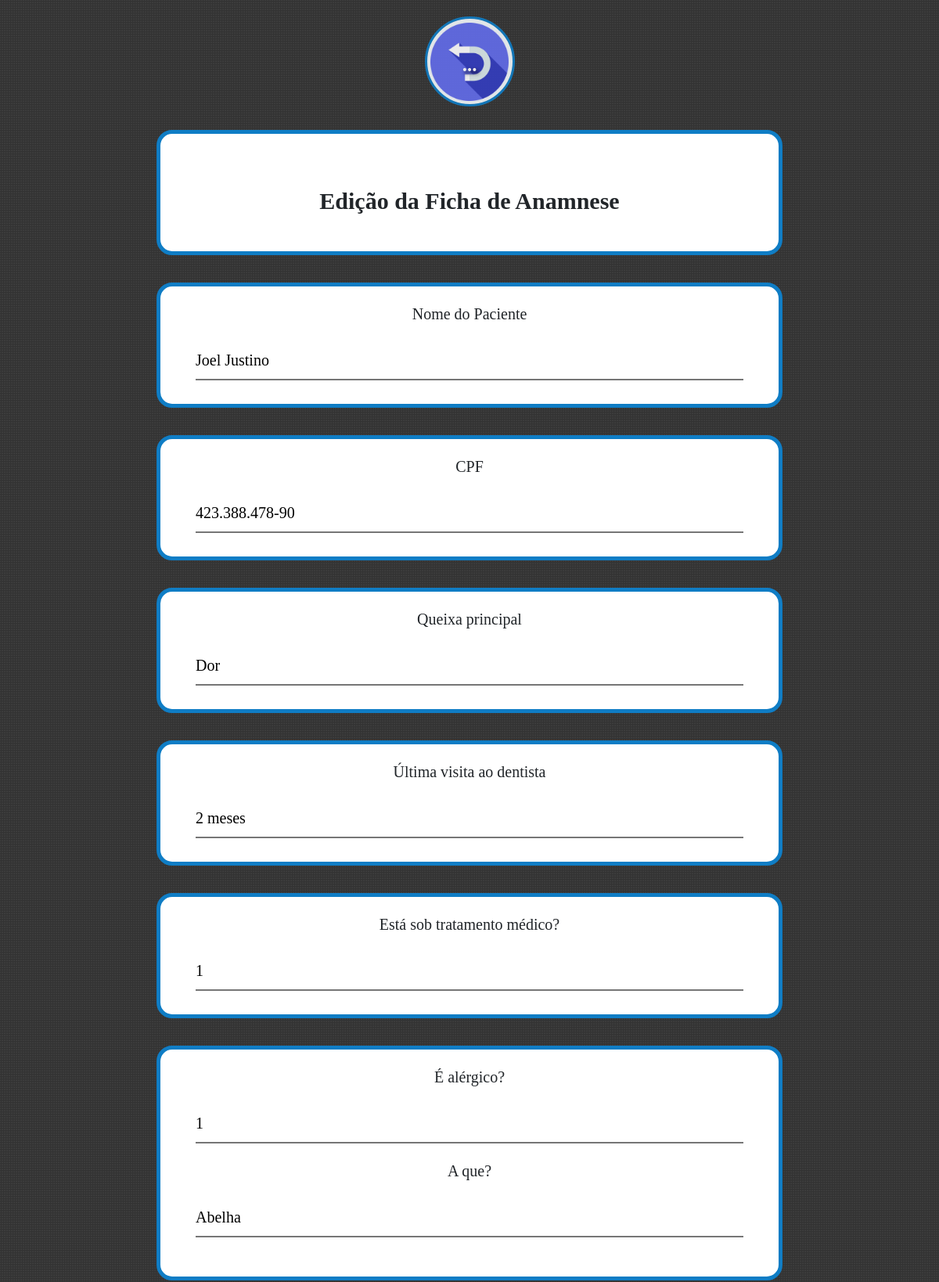
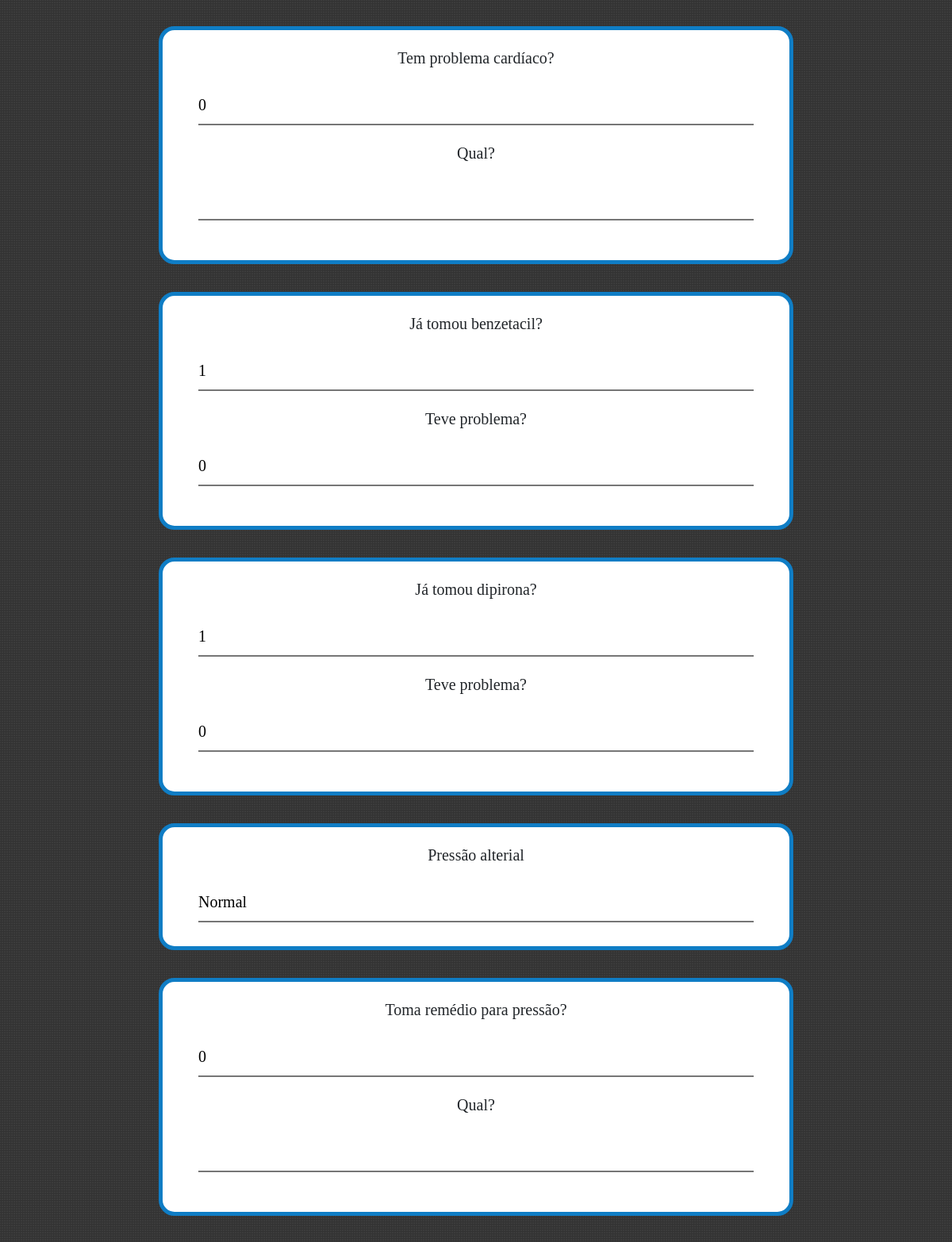
The page /php/editar_dados/editar_anamnese.php?CPF=423.388.478-90 (upper part) on the database its author committed (2 pictures, top to bottom).
### tables this page shows
CREATE TABLE `dados_paciente` (
  `id_pac` int(11) NOT NULL,
  `CPF` varchar(14) DEFAULT NULL,
  `nome` varchar(40) DEFAULT NULL,
  `celular` varchar(14) DEFAULT NULL,
  `idade` varchar(10) DEFAULT NULL,
  `estado_civil` varchar(30) DEFAULT NULL,
  `email` varchar(40) DEFAULT NULL,
  `work` varchar(40) DEFAULT NULL,
  `gender` varchar(10) DEFAULT NULL,
  `convenio` varchar(20) DEFAULT NULL,
  `CEP` varchar(20) DEFAULT NULL,
  `ad_number` varchar(10) DEFAULT NULL,
  `street` varchar(40) DEFAULT NULL,
  `district` varchar(40) DEFAULT NULL,
  `city` varchar(40) DEFAULT NULL,
  `state` varchar(10) DEFAULT NULL,
  `criado` varchar(30) DEFAULT NULL,
  `modificado` varchar(30) DEFAULT NULL
);

CREATE TABLE `dados_anamnese` (
  `id_anamnese` int(8) UNSIGNED NOT NULL,
  `CPF` varchar(30) DEFAULT NULL,
  `problem` varchar(50) DEFAULT NULL,
  `visit` varchar(30) DEFAULT NULL,
  `medical` varchar(30) DEFAULT NULL,
  `allergies` varchar(30) DEFAULT NULL,
  `allergies_desc` varchar(50) DEFAULT NULL,
  `heart` varchar(30) DEFAULT NULL,
  `heart_desc` varchar(50) DEFAULT NULL,
  `benz` varchar(30) DEFAULT NULL,
  `benz_problem` varchar(30) DEFAULT NULL,
  `dipirona` varchar(30) DEFAULT NULL,
  `dip_problem` varchar(30) DEFAULT NULL,
  `pressure` varchar(20) DEFAULT NULL,
  `press_med` varchar(30) DEFAULT NULL,
  `press_medicine` varchar(50) DEFAULT NULL,
  `renal` varchar(30) DEFAULT NULL,
  `renal_problem` varchar(50) DEFAULT NULL,
  `diabete` varchar(30) DEFAULT NULL,
  `hepatite` varchar(30) DEFAULT NULL,
  `anest` varchar(30) DEFAULT NULL,
  `anest_problem` varchar(30) DEFAULT NULL,
  `protese` varchar(30) DEFAULT NULL,
  `marcap` varchar(30) DEFAULT NULL,
  `transf` varchar(30) DEFAULT NULL,
  `droga` varchar(30) DEFAULT NULL,
  `fuma` varchar(30) DEFAULT NULL,
  `gravida` varchar(30) DEFAULT NULL,
  `escovacao` varchar(30) DEFAULT NULL,
  `fio_dental` varchar(30) DEFAULT NULL
);

### php/editar_dados/editar_anamnese.php (the view, shortened to what this page needs)
<?php
    include_once("conexao.php");
    $CPF = filter_input(INPUT_GET, 'CPF');
    $result_usuario = "SELECT * FROM dados_anamnese WHERE CPF = '$CPF'";
    $resultado_usuario = mysqli_query($conn, $result_usuario);
    $row_usuario = mysqli_fetch_assoc($resultado_usuario);
    $result_usuario2 = "SELECT * FROM dados_paciente WHERE CPF = '$CPF'";
    $resultado_usuario2 = mysqli_query($conn, $result_usuario2);
    $row_usuario2 = mysqli_fetch_assoc($resultado_usuario2);
?>
<html>
    <head>
        <?php include "./header.php"; ?>
	</head>
<body>
    <div class="top">
    </div>
    <div class="middle">
        <div id="home-dashboard">
            <?php include "menu.php"; ?>
            <div id="information" class="form-group">
                <p> Edição da Ficha de Anamnese </p>
            </div>
            <form method="POST"	action="./proc_edit_anamnese.php">
                <div class="form-group">
                    <div class="question">
                        <p2>Nome do Paciente</p2>
                    </div>
                    <div class="answer">
                        <input type="text" name="nome" placeholder="Seu nome" value="<?php echo $row_usuario2['nome']; ?>" readonly/>
                    </div>
                </div>
                <div class="form-group">
                    <div class="question">
                        <p2>CPF</p2>
                    </div>
                    <div class="answer">
                        <input type="text" name="CPF" placeholder="123.456.789-11" value="<?php echo $row_usuario['CPF']; ?>" maxlength="14" onkeypress="formatar_mascara(this,'###.###.###-##')" readonly/>
                    </div>
                </div>
                <div class="form-group">
                    <div class="question">
                        <p2>Queixa principal</p2>
                    </div>
                    <div class="answer">
                        <input type="text" name="problem" placeholder="Exemplo: Dor, procedimento estético" value="<?php echo $row_usuario['problem']; ?>"/>
                    </div>
                </div>
                <div class="form-group">
                    <div class="question">
                        <p2>Última visita ao dentista</p2>
                    </div>
                    <div class="answer">
                        <input type="text" name="visit" placeholder="Exemplo: 2 meses" value="<?php echo $row_usuario['visit']; ?>"/>
                    </div>
                </div>
                <div id="q-proc" class="form-group">
                    <div class="question">
                        <p2>Está sob tratamento médico?</p2>
                    </div>
                    <div class="answer">
                        <input type="text" name="medical" value="<?php echo $row_usuario['medical']; ?>"/>
                    </div>
                </div>
                <div id="q-allergies" class="form-group resposta-dupla">
                    <div class="question">
                        <p2>É alérgico?</p2>
                    </div>
                    <div class="answer">
                        <input type="text" name="allergies" value="<?php echo $row_usuario['allergies']; ?>"/>
                    </div>
                    <div class="answer">
                        <div class="question">
                            <p2>A que?</p2>
                        </div>
                        <input type="text" name="allergies_desc" value="<?php echo $row_usuario['allergies_desc']; ?>"/>
                    </div>
                </div>
                <div id="q-card" class="form-group resposta-dupla">
                    <div class="question">
                        <p2>Tem problema cardíaco?</p2>
                    </div>
                    <div class="answer">
                        <input type="text" name="heart" value="<?php echo $row_usuario['heart']; ?>"/>
                    </div>
                    <div class="answer">
                        <div class="question">
                            <p2>Qual?</p2>
                        </div>
                        <input type="text" name="heart_desc" value="<?php echo $row_usuario['heart_desc']; ?>"/>
                    </div>
                </div>
                <div id="q-benz" class="form-group resposta-dupla">
                    <div class="question">
                        <p2>Já tomou benzetacil?</p2>
                    </div>
                    <div class="answer">
                        <input type="text" name="benz" value="<?php echo $row_usuario['benz']; ?>"/>
                    </div>
                    <div class="answer">
                        <div class="question">
                            <p2>Teve problema?</p2>
                        </div>
                        <input type="text" name="benz_problem" value="<?php echo $row_usuario['benz_problem']; ?>"/>
                    </div>
                </div>
                <div id="q-dip" class="form-group resposta-dupla">
                    <div class="question">
                        <p2>Já tomou dipirona?</p2>
                    </div>
                    <div class="answer">
                        <input type="text" name="dipirona" value="<?php echo $row_usuario['dipirona']; ?>"/>
                    </div>
                    <div class="answer">
                        <div class="question">
                            <p2>Teve problema?</p2>
                        </div>
                        <input type="text" name="dip_problem" value="<?php echo $row_usuario['dip_problem']; ?>"/>
                    </div>
                </div>
                <div class="form-group">
                    <div class="question">
                        <p2>Pressão alterial</p2>
                    </div>
                    <div class="answer">
                        <input type="text" name="pressure" placeholder="Exemplo: Normal"  value="<?php echo $row_usuario['pressure']; ?>"/>
                    </div>
                </div>
                <div id="q-press" class="form-group resposta-dupla">
                    <div class="question">
                        <p2>Toma remédio para pressão?</p2>
                    </div>
                    <div class="answer">
                        <input type="text" name="press_med" value="<?php echo $row_usuario['press_med']; ?>"/>
                    </div>
                    <div class="answer">
                        <div class="question">
                            <p2>Qual?</p2>
                        </div>
                        <input type="text" name="press_medicine" value="<?php echo $row_usuario['press_medicine']; ?>"/>
                    </div>
                </div>
                </div>
        </div>
</body>
</html>

### css/style.css (style rules this page uses)
* { font-family: 'Roboto', sans-serif; font-size: 14px; margin: 0; padding: 0; }
html { height: 100%; }
body { min-height: 100vh ; display: flex; flex-direction: column; background-image: url("../images/pattern.png"),url('../images/img-3.png'); background-position: 48% 61%; }
.middle { margin: auto; text-align: center; -background-color:aqua; }
#home-dashboard { -background-color: brown; }
.form-group { background-color: rgb(255, 255, 255); border: 5px; border-style: solid; border-color: #0f7dc5; border-radius: 20px; height: 160px; width: 800px; }
.form-group p { font-family: 'Bradley Hand', cursive; font-size: 30px; font-weight: 800; }
.form-group p2 { font-family: 'Calibri'; font-size: 20px; }
.question { padding: 20px; }
input[type="text"], input[type='email'] { border-top: 0; border-left: 0; border-right: 0; outline: 0; height: 50px; width: 700px; font-family: 'Calibri'; font-size: 20px; }
.resposta-dupla { height: 300px; }

### php/editar_dados/header.php (style rules this page uses)
body { background-image: url("../../images/pattern.png"); }

### rows shown on the page
dados_paciente: nome "Joel Justino"
dados_anamnese: CPF "423.388.478-90", problem "Dor", visit "2 meses", medical "1", allergies "1", allergies_desc "Abelha", heart "0", benz "1", benz_problem "0", dipirona "1", dip_problem "0", pressure "Normal", press_med "0"
